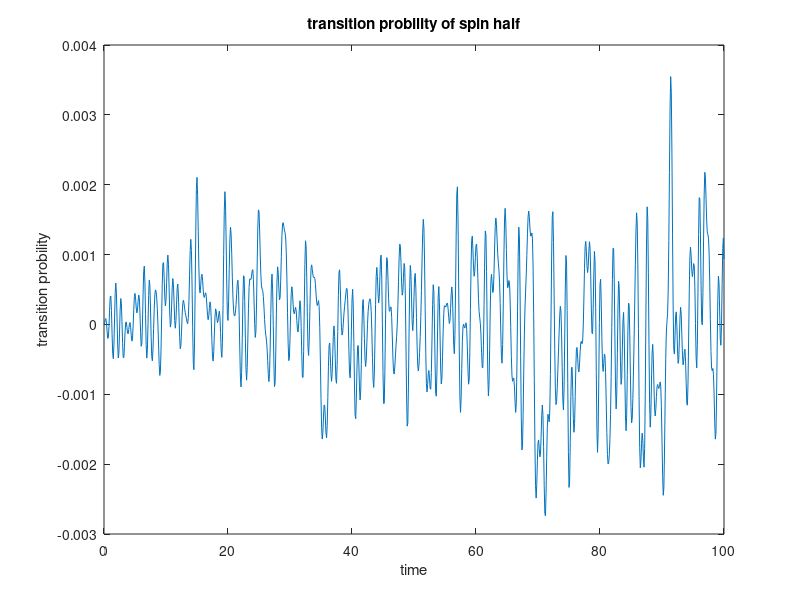

Write the MATLAB code that produced this figure.
clear;
tic

L = 8;
len = 2^L;
h0 = 1;
sigma_z = [ 1 0; 0 -1];
sigma_x = [ 0 1; 1 0];
I = eye(2);
H = zeros(len,len);
% h = h0.*[1 0.8 0.6 0.4 -0.4 -0.6 -0.8 -1];
h = h0.*[1 0.75 0.5 0.25 -0.25 -0.5 -0.75 -1];
% h = h0.*[1 1 1 1 -1 -1 -1 -1];
dt = 0.1;
t = 0:dt:100;

% pos=1单独赋值
H1 = sigma_z;
H1 = kron(H1,sigma_z);
for j = 3:L
    H1 = kron(H1,I);
end
H = H - H1;

for i = 2:L-1
    H1 = I;
    for j = 2:i-1
        H1 = kron(H1,I);
    end
    H1 = kron(H1,sigma_z);
    H1 = kron(H1,sigma_z);
    for j = i+2:L
        H1 = kron(H1,I);
    end
    H = H - H1;
end

% % pos=L单独赋值
% H1 = sigma_z;
% for j = 2:L-1
%     H1 = kron(H1,I);
% end
% H1 = kron(H1,sigma_z);
% H = H - H1;

% pos=1单独赋值
H2 = sigma_x;
for j = 2:L
    H2 = kron(H2,I);
end
H = H + h(i).*H2;

for i = 2:L
    H2 = I;
    for j = 2:i-1
        H2 = kron(H2,I);
    end
    H2 = kron(H2,sigma_x);
    for j = i+1:L
        H2 = kron(H2,I);
    end
    H = H + h(i).*H2;
end

[V,D] = eig(H);

phi0 = zeros(len,1);
phi1 = zeros(len,1);
phi0(1) = 1;
phi1(end) = 1;
G = zeros(length(t),1);

G(1) = phi1'*phi0;
a = V*phi0;
b = V*phi1;
e = diag(D);
temp = exp(-1i*e*dt);
tran = diag(temp);
for i = 2:length(t)
    a = tran*a;
    G(i) = b'*a;
%     G(i) = -log(abs(G(i)))/L;
    G(i) = real(G(i));
end

% for i = 2:length(t)
%     temp = exp(-1i*e*t(i));
%     tran = diag(temp);
%     phi = tran*a;
%     G(i) = b'*phi;
% %     G(i) = G(i)^2;
% end

figure;
plot(t,G);
xlabel('time')
ylabel('transition probility')
str = strcat('transition probility of spin half');
title(str)
fname = ['transition probility_spin half','.png '];
saveas(gcf, fname, 'png')

toc